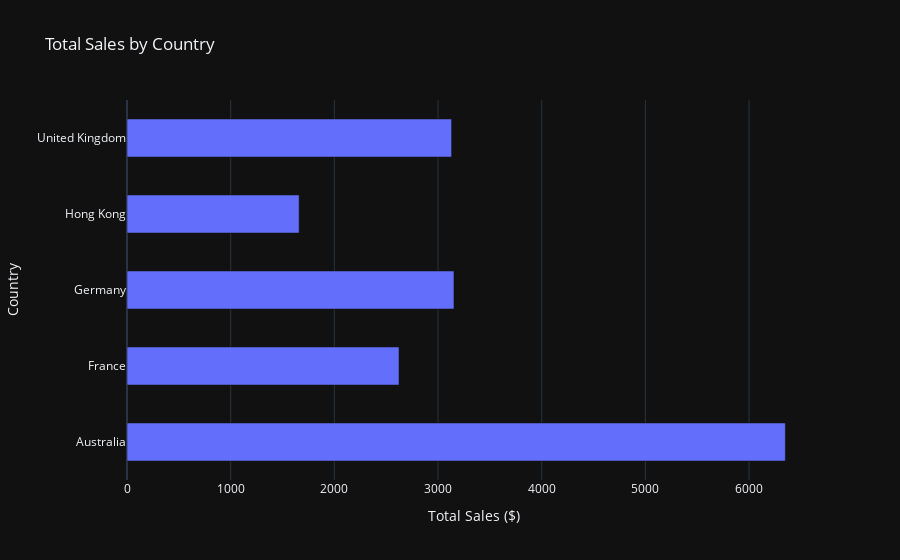

The notebook cell saved with this chart:
### Code cell
ecom_sales = pd.read_csv('../data/ecom_sales.csv')
ecom_sales = ecom_sales.groupby('Country')['OrderValue'].agg('sum').reset_index(name='Total Sales ($)')

# Create the bar graph object
bar_fig = px.bar(
  # Set the DataFrame, x and y
  data_frame=ecom_sales, x='Total Sales ($)', y='Country',
  # Set the graph to be horizontal
  orientation='h', title='Total Sales by Country')

# Increase the gap between bars
bar_fig.update_layout({'bargap': 0.5})

bar_fig.show()

### Figure 1 — Plotly figure (JSON) as saved in the notebook; plotly's stock layout.template omitted (floating-point values rounded to 4 significant figures)
{"data": [{"alignmentgroup": "True", "hovertemplate": "Total Sales ($)=%{x}<br>Country=%{y}<extra></extra>", "legendgroup": "", "marker": {"color": "#636efa", "pattern": {"shape": ""}}, "name": "", "offsetgroup": "", "orientation": "h", "showlegend": false, "textposition": "auto", "x": [6350.0, 2624.0, 3154.0, 1660.0, 3131.0], "xaxis": "x", "y": ["Australia", "France", "Germany", "Hong Kong", "United Kingdom"], "yaxis": "y", "type": "bar"}], "layout": {"xaxis": {"anchor": "y", "domain": [0.0, 1.0], "title": {"text": "Total Sales ($)"}}, "yaxis": {"anchor": "x", "domain": [0.0, 1.0], "title": {"text": "Country"}}, "legend": {"tracegroupgap": 0}, "title": {"text": "Total Sales by Country"}, "barmode": "relative", "bargap": 0.5}}
